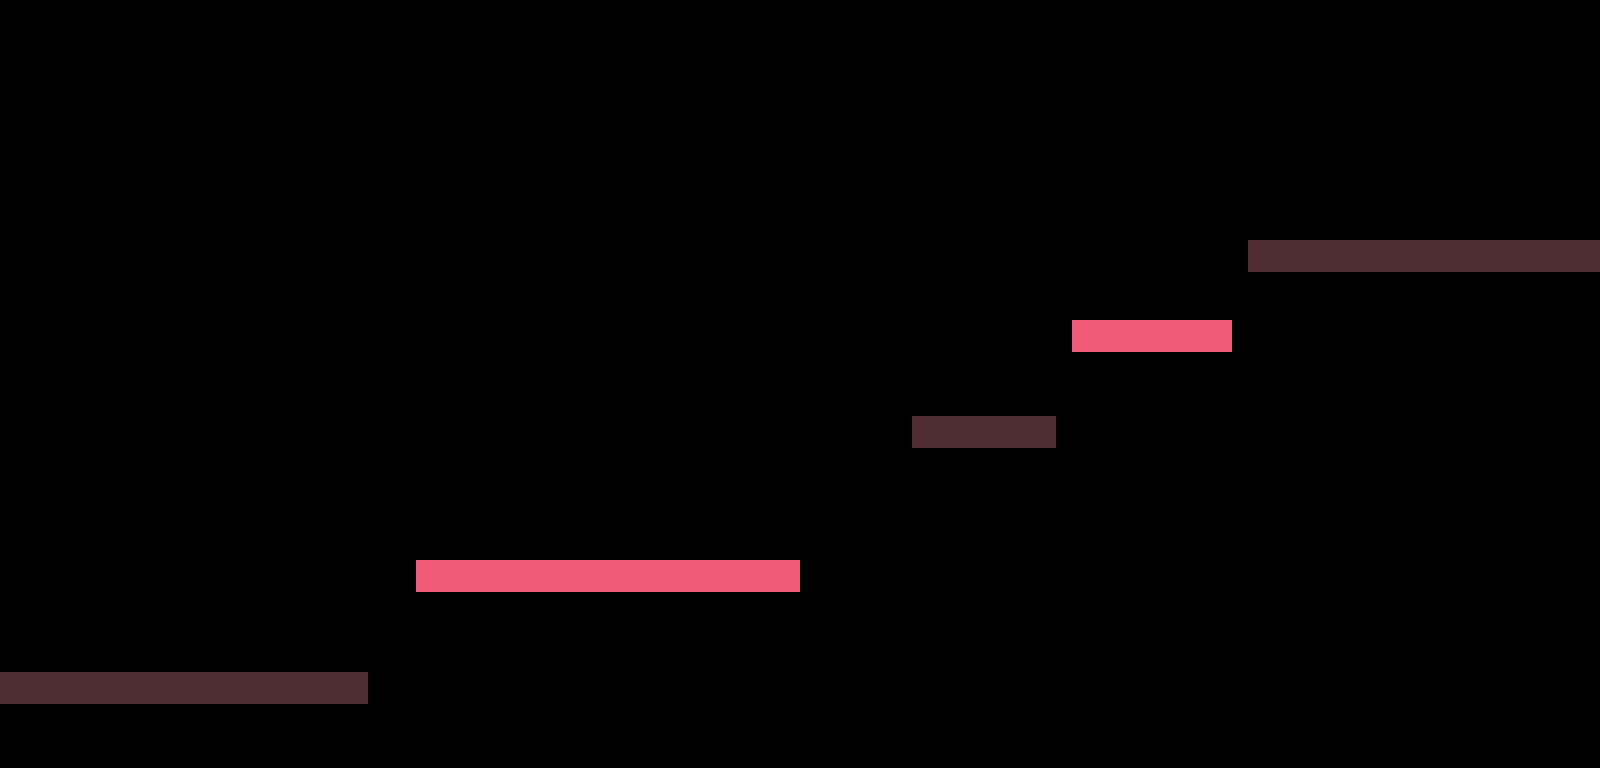

This is a level from a 2D game, rendered from its Tiled map with the project's own tilesets. A one-line summary and the map file follow, with tile-layer data summarised:
An orthogonal 100x48 tile map with 16x16 px tiles, 1 tile layer (background), 6 tilesets and 20 objects.

<map version="1.5" tiledversion="1.7.2" orientation="orthogonal" renderorder="right-down" width="100" height="48" tilewidth="16" tileheight="16" infinite="0" nextlayerid="7" nextobjectid="45">
 <editorsettings>
  <export target="level1.lua" format="lua" />
 </editorsettings>
 <tileset firstgid="1" name="platform" tilewidth="16" tileheight="16" tilecount="144" columns="12">
  <image source="tileset.png" width="192" height="192" />
 </tileset>
 <tileset firstgid="145" name="closet" tilewidth="16" tileheight="16" tilecount="4" columns="2">
  <image source="../sprites/closet.png" width="32" height="32" />
 </tileset>
 <tileset firstgid="149" name="brown" tilewidth="16" tileheight="16" tilecount="1" columns="1">
  <image source="brown.png" trans="f3f8ff" width="16" height="16" />
 </tileset>
 <tileset firstgid="150" name="pink" tilewidth="16" tileheight="16" tilecount="1" columns="1">
  <image source="pink.png" trans="f3f8ff" width="16" height="16" />
 </tileset>
 <tileset firstgid="151" name="preço-down-left" tilewidth="16" tileheight="16" tilecount="4" columns="4">
  <image source="preço-down-left.png" trans="f3f8ff" width="64" height="16" />
 </tileset>
 <tileset firstgid="155" name="preço-down-right" tilewidth="16" tileheight="16" tilecount="4" columns="4">
  <image source="preço-down-right.png" trans="f3f8ff" width="64" height="16" />
 </tileset>
 <layer id="1" name="background" width="100" height="48">
  <data>[4800 cells, 176 non-empty, 2 distinct tile ids]</data>
 </layer>
 <objectgroup id="6" name="enemy">
  <object id="24" x="653.333" y="530" width="33.3333" height="31.3333" />
 </objectgroup>
 <objectgroup id="2" name="platform">
  <object id="17" x="0.113636" y="674.182" width="367.89" height="29.6667" />
  <object id="25" x="0" y="1.33333" width="4" height="674.667" />
  <object id="27" x="1596" y="1" width="3" height="705" />
  <object id="28" x="415.888" y="561.333" width="381.557" height="32" />
  <object id="31" x="912.555" y="416" width="142.223" height="32" />
  <object id="32" x="1248.56" y="241.333" width="344.89" height="30" />
  <object id="33" x="1072.56" y="320" width="157.556" height="32" />
 </objectgroup>
 <objectgroup id="3" name="player">
  <object id="18" x="63" y="640" width="16" height="32" />
 </objectgroup>
 <objectgroup id="4" name="jarvis">
  <object id="20" x="1552.67" y="204.667" width="14.6667" height="31.3333" />
 </objectgroup>
 <objectgroup id="5" name="ruby" locked="1">
  <object id="21" x="160.28" y="650.464" width="16.5124" height="16.081" rotation="0.25822" />
  <object id="22" x="323.25" y="649.25" width="19.3333" height="18.6667" />
  <object id="23" x="241.166" y="650.667" width="16.6666" height="16.6667" />
  <object id="34" x="460.667" y="528.667" width="16.6666" height="16.6667" />
  <object id="35" x="528.667" y="529.667" width="16.6666" height="16.6667" />
  <object id="36" x="591.667" y="528.667" width="16.6666" height="16.6667" />
  <object id="37" x="704.667" y="530.667" width="16.6666" height="16.6667" />
  <object id="42" x="988.667" y="381.667" width="16.6666" height="16.6667" />
  <object id="43" x="1109.67" y="284.667" width="16.6666" height="16.6667" />
  <object id="44" x="1183.67" y="285.667" width="16.6666" height="16.6667" />
 </objectgroup>
</map>
